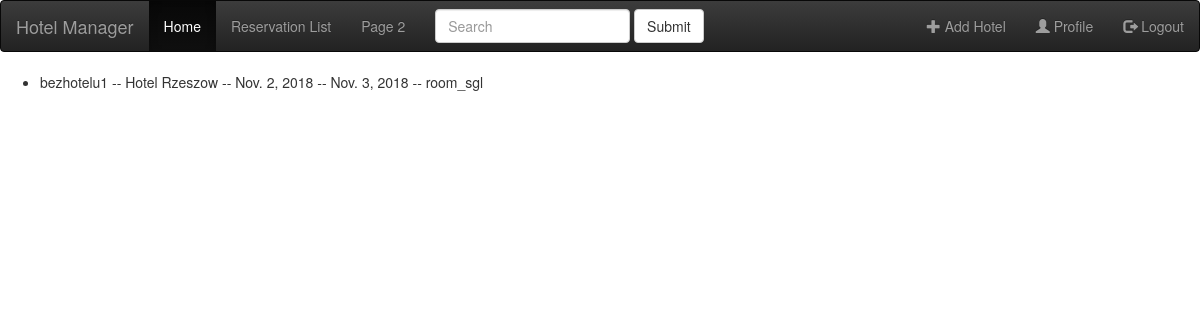
/booking/reservation/list/ (signed in), run on the app's committed database.
### booking/models.py (models this page shows, shortened)
class Reservation(models.Model):
    ROOM_CHOICES = (
        ('room_sgl', 'Single room'),
        ('room_dbl', 'Double room'),
        ('room_twin', 'Twin room'),
        ('room_tpl', 'Triple room'),
        ('room_qdbl', 'Quad room'),
        ('room_family', 'Family room'),
        ('room_apartment', 'Apartment'),
    )
    reservation_owner = models.ForeignKey(HotelOwner, on_delete=models.CASCADE)
    reservation_hotel = models.ForeignKey(Hotel, on_delete=models.CASCADE)
    reservation_from = models.DateField()
    reservation_to = models.DateField()
    reservation_room = models.CharField(max_length=20, blank=False, choices=ROOM_CHOICES)

class HotelOwner(AbstractUser):
    hasHotel = models.BooleanField(default=False)
    class Meta:
        app_label = 'booking'
        permissions = ("has_hotel", "Has hotel."),

class Hotel(models.Model):
    hotel_owner = models.ForeignKey(HotelOwner, on_delete=models.CASCADE)
    hotel_name = models.CharField(max_length=120)
    hotel_country = models.CharField(max_length=50)
    hotel_city = models.CharField(max_length=100)
    hotel_room_sgl = models.PositiveIntegerField(validators=[MinValueValidator(0)], default=0)
    hotel_room_dbl = models.PositiveIntegerField(validators=[MinValueValidator(0)], default=0)
    hotel_room_twin = models.PositiveIntegerField(validators=[MinValueValidator(0)], default=0)
    hotel_room_tpl = models.PositiveIntegerField(validators=[MinValueValidator(0)], default=0)
    hotel_room_qdbl = models.PositiveIntegerField(validators=[MinValueValidator(0)], default=0)
    hotel_room_family = models.PositiveIntegerField(validators=[MinValueValidator(0)], default=0)
    hotel_room_apartment = models.PositiveIntegerField(validators=[MinValueValidator(0)], default=0)
    def __str__(self):
        return self.hotel_name

### booking/views.py (the view)
# urls.py: path('reservation/list/', views.ReservationListView.as_view(), name='reservation_list'),
class ReservationListView(ListView):
    context_object_name = 'all_reservations'
    def get_queryset(self):
        return Reservation.objects.all()

### booking/templates/booking/reservation_list.html (shortened to what this page needs)
{% extends 'base.html' %}
{% block body %}
    <ul>
        {% for reservation in all_reservations %}
            <li>{{ reservation.reservation_owner }} -- {{ reservation.reservation_hotel }} -- {{ reservation.reservation_from }} -- {{ reservation.reservation_to }} -- {{ reservation.reservation_room }}
            </li>
        {% endfor %}
    </ul>
{% endblock %}

### data on the page
Reservation: reservation_owner "bezhotelu1", reservation_hotel "Hotel Rzeszow", reservation_from "Nov. 2, 2018", reservation_to "Nov. 3, 2018", reservation_room "room_sgl"
